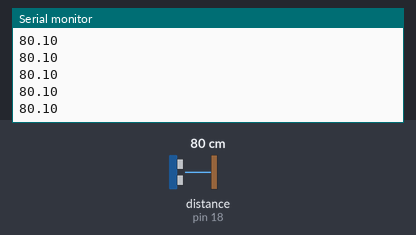
Bench run of a sketch on a simulated Arduino Uno, built with avr-gcc and run on an emulated ATmega328P. Shown: the last lines printed to the serial monitor. Wiring (inferred from the names in the program): ultrasonic range finder: trigger pin 5; echo pin 18. The inputs (shaded band) are chosen by the test bench; at power-on: distance to the obstacle (sensor on pin 18) 80 cm. The echo pulse lasts 58.3 µs per cm.

Above: at 1.2 s.
1.3 s: distance to the obstacle (sensor on pin 18) set to 2 cm
At 1.39 s:
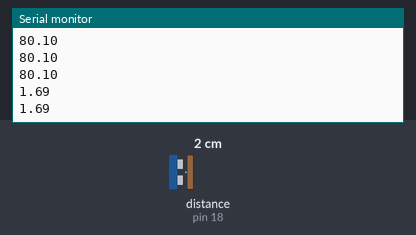
2.8 s: distance to the obstacle (sensor on pin 18) set to 4 cm
At 2.83 s:
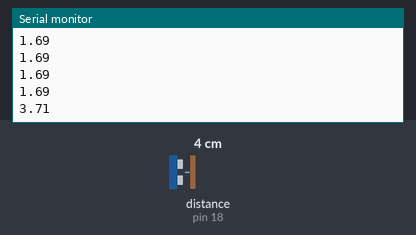
Timing chart, 0 to 5.8 s (numbered marks = the images above; inputs shaded):
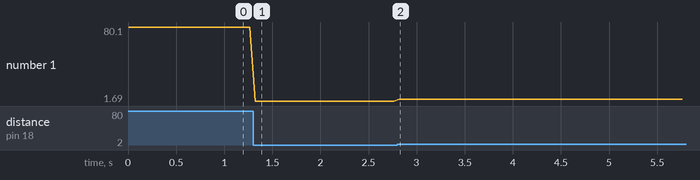

The sketch:

data_logger.ino
```cpp
const int TRIG_PIN = 5;
const int ECHO_PIN = 18;
const unsigned long SAMPLE_PERIOD_MS = 60;
const float MAX_DISTANCE_CM = 200.0;

float readDistance() {
  digitalWrite(TRIG_PIN, LOW);
  delayMicroseconds(2);
  digitalWrite(TRIG_PIN, HIGH);
  delayMicroseconds(10);
  digitalWrite(TRIG_PIN, LOW);

  long duration = pulseIn(ECHO_PIN, HIGH, 30000);
  float cm = duration / 58.0;
  if (duration == 0 || cm > MAX_DISTANCE_CM) cm = MAX_DISTANCE_CM;
  return cm;
}

void setup() {
  Serial.begin(115200);
  pinMode(TRIG_PIN, OUTPUT);
  pinMode(ECHO_PIN, INPUT);
}

void loop() {
  unsigned long start = millis();
  Serial.println(readDistance());
  while (millis() - start < SAMPLE_PERIOD_MS) {}
}
```

Measured:
- after the input at 1.3 s, the serial monitor: prints a new line at once (image 1)
- after the input at 2.8 s, the serial monitor: prints a new line at once (image 2)
- plotted number 1: 80.1 → 1.69 after the input at 1.3 s, 1.69 → 3.71 after the input at 2.8 s
